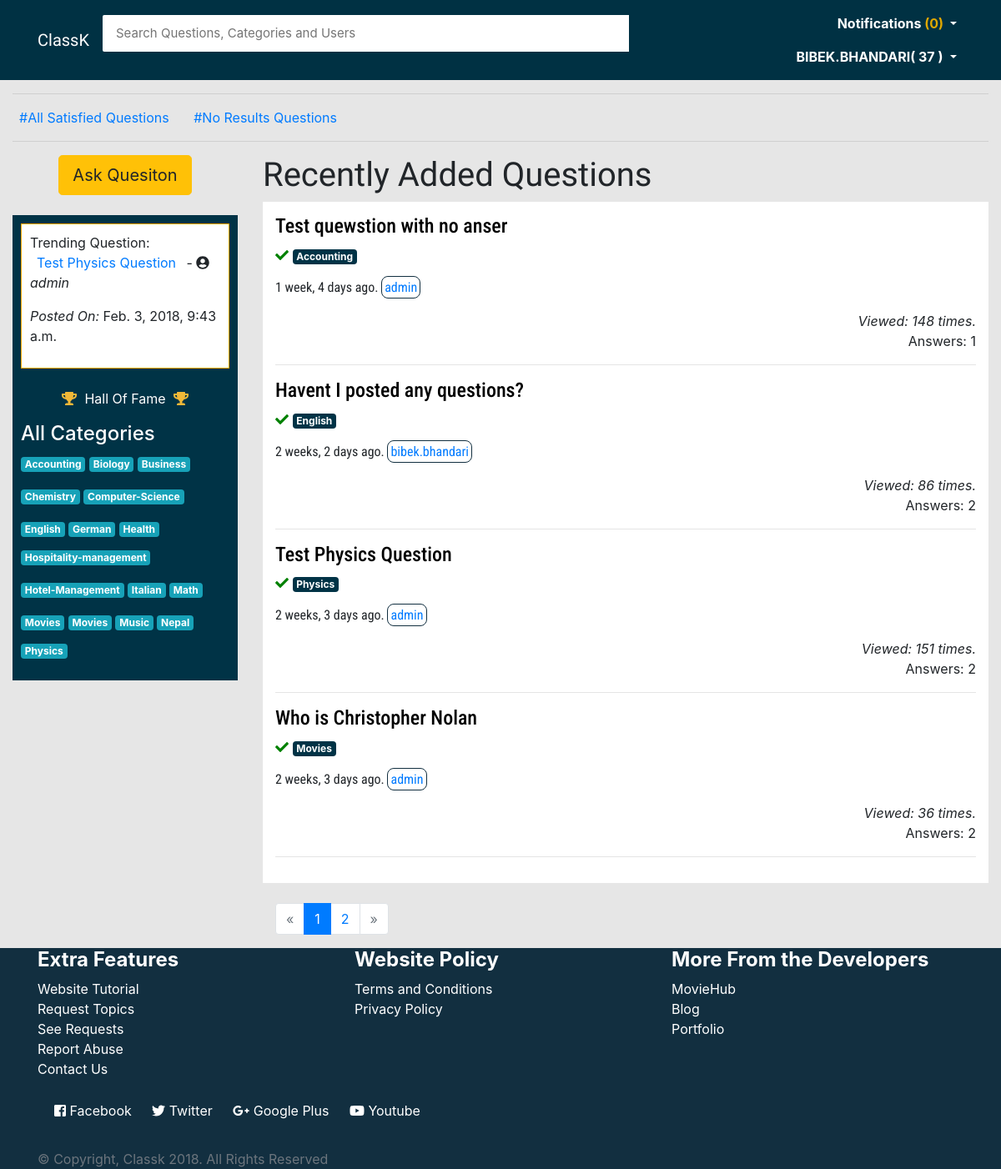
/ (signed in), run on an earlier commit of the app's database.
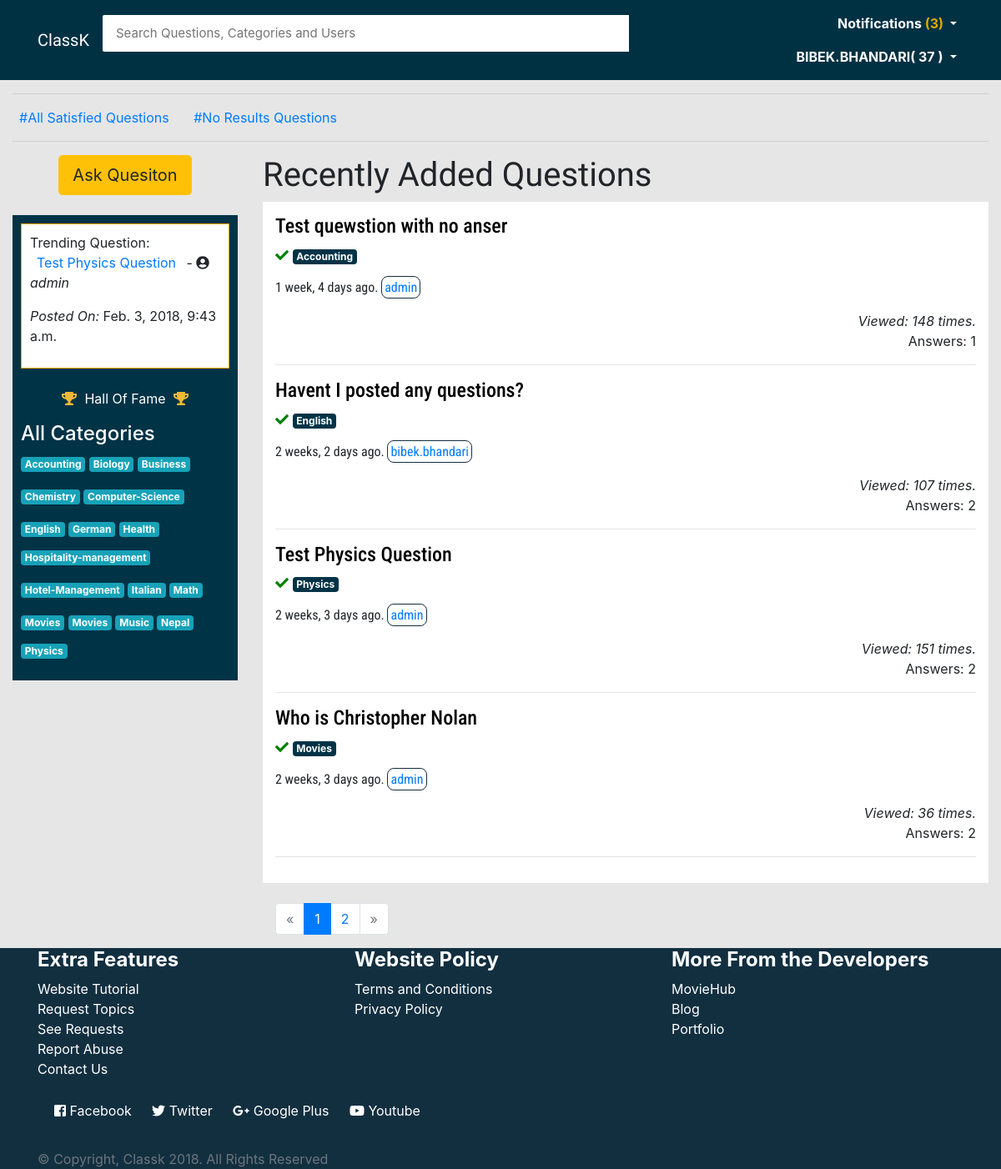
And on a later commit of the database.
### main/models.py (models this page shows, shortened)
class Question(models.Model):
    user = models.ForeignKey(User, on_delete=models.CASCADE)
    title = models.CharField(max_length=150, default='Short title of your problem')
    description = models.TextField(max_length=3000)
    slug = models.SlugField(max_length=140, unique=True)
    date = models.DateTimeField(null=True, default=timezone.now())
    category = models.ForeignKey(Category, null=True, default=None)
    satisfied = models.BooleanField(default=False)
    viewed = models.IntegerField(default=0)
    def __str__(self):
        return self.title

class Category(models.Model):
    category = models.CharField(max_length=50)
    def __str__(self):
        return self.category

### main/views.py (the view, shortened to what this page needs)
# urls.py: 2. Add a URL to urlpatterns:  url(r'^$', views.home, name='home')
def home(request):
    questions = Question.objects.all().order_by("-date")
    if request.user.is_authenticated():
        notifications = Notification.objects.filter(user=request.user, read=False)
        notif_counts = notifications.count()
        points = Profile.objects.get(user=request.user)
        score = points.points
    else:
        notifications = 'None'
        notif_counts = 0
        points = 'None'
        score = 0
    results = Question.objects.annotate(num_answers=Count('answer')).order_by("-date")
    categories = Category.objects.all().order_by('category')
    page = request.GET.get('page', 1)
    paginator = Paginator(results,4)
    try:
        results = paginator.page(page)
    except PageNotAnInteger:
        results = paginator.page(1)
    except EmptyPage:
        results = paginator.page(paginator.num_pages)
    trending_question = Question.objects.all()
    for t in trending_question:
        po = t.viewed
        trend_counter.append(po)
    new_trend = sorted(trend_counter)
    trend_index = new_trend[len(new_trend)-1]
    trend = Question.objects.get(viewed=trend_index)
    query= request.GET.get("q")
    context = {
        'questions': questions,
        'trend': trend,
        'results': results,
        'notifications':notifications,
        'notif_counts':notif_counts,
        'categories':categories,
        'score':score,
        'points':points,
    }
    return render(request, 'main/index.html', context)

### main/templates/main/index.html (shortened to what the changed rows need)
{% extends 'main/base.html' %} {% block title %} Ask Everything {% endblock %} {% block content %}
<div class="container-fluid">
    <div class="row">
        <div class="col-md-9 col-sm-12">
            <h1 class="text-left" id="brand"> Recently Added Questions</h1>
            <div id="qtns">
                {% for q in results %}
                <a href="{% url 'main:details' q.slug %}" id="questions">
                    <h4 id="titleq">{{ q.title }}</h4>
                    {% if q.satisfied %}
                    <i data-toggle="tooltip" data-placement="top" title="Marked Satisfied by the owner of the question." class="fas fa-check"
                        style="color:green;"></i>
                    {% else %}
                    <i>No results yet</i>
                    {% endif %}
                </a>
                <a href="{% url 'main:filter' q.category %}">
                    <p class="badge" style="background:#003346; color:white;">{{ q.category }}</p>
                </a>
                <p id="titleq">{{ q.date |timesince }} ago.
                    <a href="{% url 'accounts:profile' q.user %}" id="questions-user-link">{{ q.user }}</a>
                </p>
                <div class="text-right">
                    <i>Viewed: {{ q.viewed }} times.</i>
                    <p>Answers: {{q.num_answers}}</p>
                </div>
                <hr> {% endfor %}
            </div>
            <br>
                        {% if results.has_other_pages %}
        </div>
    </div>
</div>
{% endif %} {% endblock %}

### main/templates/main/base.html (shortened to what the changed rows need)
<html lang="en">
<head>
    <link href="https://maxcdn.bootstrapcdn.com/bootstrap/4.0.0/css/bootstrap.min.css" rel="stylesheet"
> {% load staticfiles %}
    <link rel="stylesheet" href="{% static 'css/main.css' %}">
    <link href="https://maxcdn.bootstrapcdn.com/font-awesome/4.7.0/css/font-awesome.min.css" rel="stylesheet"
>
</head>
<body>
    <header>
        <nav class="navbar navbar-expand-lg navbar-light" style="background-color:#003143;">
            <div class="container">
                <div class="collapse navbar-collapse" id="navbarNav">
                    <ul class="nav navbar-nav ml-auto w-100 justify-content-end" id="item">
                        {% if user.is_authenticated %}
                        <li class="nav-item dropdown">
                            <a class="nav-link dropdown-toggle" href="#" id="navbarDropdownMenuLink" data-toggle="dropdown" aria-haspopup="true" aria-expanded="false"
                                style="color:white;">
                                <strong>Notifications
                                    <span style="color:#E0A800;">({{ notif_counts }})</span>
                                </strong>
                            </a>
                        </li>
                        <li class="nav-item dropdown">
                            <a class="nav-link dropdown-toggle" href="#" id="navbarDropdownMenuLink" data-toggle="dropdown" aria-haspopup="true" aria-expanded="false"
                                style="color:white;">
                                <strong> {{ user.username|upper }}( {{ score }} )</strong>
                            </a>
                        </li>
                        {% endif %}
                    </ul>
                </div>
            </div>
        </nav>
    </header>
    {% block content %} {% endblock %}
</body>
</html>

What changed in the data, as far as the page shows it:
changed Question "Havent I posted any questions?": viewed "86" → "107"
Also different on the page:
{{ notif_counts }}: "0" → "3"
